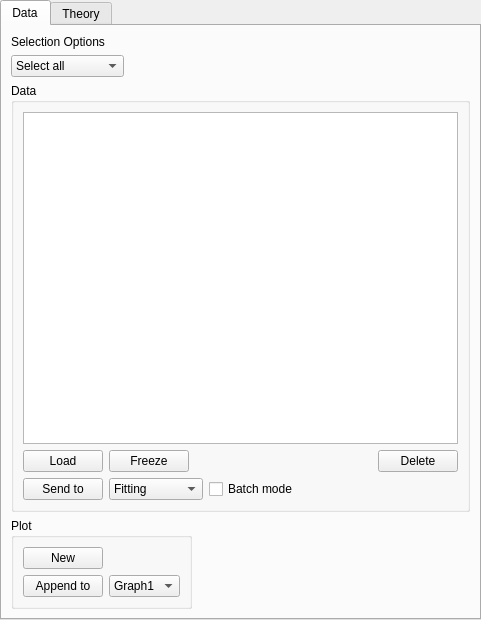
<?xml version="1.0" encoding="UTF-8"?>
<ui version="4.0">
 <class>DataLoadWidget</class>
 <widget class="QTabWidget" name="DataLoadWidget">
  <property name="geometry">
   <rect>
    <x>0</x>
    <y>0</y>
    <width>481</width>
    <height>620</height>
   </rect>
  </property>
  <property name="windowTitle">
   <string>TabWidget</string>
  </property>
  <property name="windowIcon">
   <iconset resource="main_resources.qrc">
    <normaloff>:/res/ball.ico</normaloff>:/res/ball.ico</iconset>
  </property>
  <property name="currentIndex">
   <number>0</number>
  </property>
  <widget class="QWidget" name="dataTab">
   <attribute name="title">
    <string>Data</string>
   </attribute>
   <layout class="QGridLayout" name="gridLayout_6">
    <item row="0" column="0">
     <widget class="QLabel" name="label">
      <property name="text">
       <string>Selection Options</string>
      </property>
     </widget>
    </item>
    <item row="1" column="0">
     <widget class="QComboBox" name="cbSelect">
      <item>
       <property name="text">
        <string>Select all</string>
       </property>
      </item>
      <item>
       <property name="text">
        <string>Unselect all</string>
       </property>
      </item>
      <item>
       <property name="text">
        <string>Select all 1D</string>
       </property>
      </item>
      <item>
       <property name="text">
        <string>Unselect all 1D</string>
       </property>
      </item>
      <item>
       <property name="text">
        <string>Select all 2D</string>
       </property>
      </item>
      <item>
       <property name="text">
        <string>Unselect all 2D</string>
       </property>
      </item>
     </widget>
    </item>
    <item row="1" column="1" colspan="2">
     <spacer name="horizontalSpacer_2">
      <property name="orientation">
       <enum>Qt::Horizontal</enum>
      </property>
      <property name="sizeHint" stdset="0">
       <size>
        <width>352</width>
        <height>20</height>
       </size>
      </property>
     </spacer>
    </item>
    <item row="2" column="0" colspan="3">
     <widget class="QGroupBox" name="groupBox">
      <property name="title">
       <string>Data</string>
      </property>
      <layout class="QGridLayout" name="gridLayout_2">
       <item row="0" column="0">
        <layout class="QGridLayout" name="gridLayout">
         <item row="0" column="0" colspan="4">
          <widget class="QTreeView" name="treeView">
           <attribute name="headerVisible">
            <bool>false</bool>
           </attribute>
          </widget>
         </item>
         <item row="1" column="0">
          <widget class="QPushButton" name="cmdLoad">
           <property name="text">
            <string>Load</string>
           </property>
          </widget>
         </item>
         <item row="1" column="1">
          <widget class="QPushButton" name="cmdFreeze">
           <property name="text">
            <string>Freeze</string>
           </property>
          </widget>
         </item>
         <item row="1" column="2">
          <spacer name="horizontalSpacer_4">
           <property name="orientation">
            <enum>Qt::Horizontal</enum>
           </property>
           <property name="sizeHint" stdset="0">
            <size>
             <width>40</width>
             <height>20</height>
            </size>
           </property>
          </spacer>
         </item>
         <item row="1" column="3">
          <widget class="QPushButton" name="cmdDeleteData">
           <property name="text">
            <string>Delete</string>
           </property>
          </widget>
         </item>
        </layout>
       </item>
       <item row="1" column="0">
        <layout class="QHBoxLayout" name="horizontalLayout">
         <item>
          <widget class="QPushButton" name="cmdSendTo">
           <property name="text">
            <string>Send to</string>
           </property>
          </widget>
         </item>
         <item>
          <widget class="QComboBox" name="cbFitting">
           <property name="sizePolicy">
            <sizepolicy hsizetype="Minimum" vsizetype="Fixed">
             <horstretch>0</horstretch>
             <verstretch>0</verstretch>
            </sizepolicy>
           </property>
           <property name="sizeAdjustPolicy">
            <enum>QComboBox::AdjustToContents</enum>
           </property>
           <item>
            <property name="text">
             <string>Fitting</string>
            </property>
           </item>
           <item>
            <property name="text">
             <string>Pr inversion</string>
            </property>
           </item>
           <item>
            <property name="text">
             <string>Invariant</string>
            </property>
           </item>
          </widget>
         </item>
         <item>
          <widget class="QCheckBox" name="chkBatch">
           <property name="text">
            <string>Batch mode</string>
           </property>
          </widget>
         </item>
         <item>
          <spacer name="horizontalSpacer">
           <property name="orientation">
            <enum>Qt::Horizontal</enum>
           </property>
           <property name="sizeHint" stdset="0">
            <size>
             <width>197</width>
             <height>20</height>
            </size>
           </property>
          </spacer>
         </item>
        </layout>
       </item>
      </layout>
     </widget>
    </item>
    <item row="3" column="0" colspan="2">
     <widget class="QGroupBox" name="groupBox_3">
      <property name="title">
       <string>Plot</string>
      </property>
      <layout class="QGridLayout" name="gridLayout_3">
       <item row="0" column="0">
        <widget class="QPushButton" name="cmdNew">
         <property name="text">
          <string>New</string>
         </property>
        </widget>
       </item>
       <item row="1" column="0">
        <widget class="QPushButton" name="cmdAppend">
         <property name="text">
          <string>Append to</string>
         </property>
        </widget>
       </item>
       <item row="1" column="1">
        <widget class="QComboBox" name="cbgraph">
         <property name="sizePolicy">
          <sizepolicy hsizetype="MinimumExpanding" vsizetype="Fixed">
           <horstretch>0</horstretch>
           <verstretch>0</verstretch>
          </sizepolicy>
         </property>
         <property name="sizeAdjustPolicy">
          <enum>QComboBox::AdjustToContents</enum>
         </property>
         <item>
          <property name="text">
           <string>Graph1</string>
          </property>
         </item>
        </widget>
       </item>
      </layout>
     </widget>
    </item>
    <item row="3" column="2">
     <spacer name="horizontalSpacer_3">
      <property name="orientation">
       <enum>Qt::Horizontal</enum>
      </property>
      <property name="sizeHint" stdset="0">
       <size>
        <width>287</width>
        <height>20</height>
       </size>
      </property>
     </spacer>
    </item>
   </layout>
  </widget>
  <widget class="QWidget" name="theoryTab">
   <attribute name="title">
    <string>Theory</string>
   </attribute>
   <layout class="QGridLayout" name="gridLayout_7">
    <item row="0" column="0" colspan="2">
     <widget class="QGroupBox" name="groupBox_2">
      <property name="title">
       <string>Theory</string>
      </property>
      <layout class="QGridLayout" name="gridLayout_4">
       <item row="1" column="0">
        <widget class="QPushButton" name="cmdDeleteTheory">
         <property name="text">
          <string>Delete</string>
         </property>
        </widget>
       </item>
       <item row="1" column="1">
        <spacer name="horizontalSpacer_5">
         <property name="orientation">
          <enum>Qt::Horizontal</enum>
         </property>
         <property name="sizeHint" stdset="0">
          <size>
           <width>353</width>
           <height>20</height>
          </size>
         </property>
        </spacer>
       </item>
       <item row="0" column="0" colspan="2">
        <widget class="QTreeView" name="freezeView"/>
       </item>
      </layout>
     </widget>
    </item>
    <item row="1" column="0">
     <widget class="QGroupBox" name="groupBox_4">
      <property name="title">
       <string>Plot</string>
      </property>
      <layout class="QGridLayout" name="gridLayout_5">
       <item row="0" column="0">
        <widget class="QPushButton" name="cmdNew_2">
         <property name="text">
          <string>New</string>
         </property>
        </widget>
       </item>
       <item row="1" column="0">
        <widget class="QPushButton" name="cmdAppend_2">
         <property name="text">
          <string>Append to</string>
         </property>
        </widget>
       </item>
       <item row="1" column="1">
        <widget class="QComboBox" name="cbgraph_2">
         <property name="sizePolicy">
          <sizepolicy hsizetype="MinimumExpanding" vsizetype="Fixed">
           <horstretch>0</horstretch>
           <verstretch>0</verstretch>
          </sizepolicy>
         </property>
         <property name="sizeAdjustPolicy">
          <enum>QComboBox::AdjustToContents</enum>
         </property>
         <item>
          <property name="text">
           <string>Graph1</string>
          </property>
         </item>
        </widget>
       </item>
      </layout>
     </widget>
    </item>
    <item row="1" column="1">
     <spacer name="horizontalSpacer_6">
      <property name="orientation">
       <enum>Qt::Horizontal</enum>
      </property>
      <property name="sizeHint" stdset="0">
       <size>
        <width>287</width>
        <height>20</height>
       </size>
      </property>
     </spacer>
    </item>
   </layout>
  </widget>
 </widget>
 <resources>
  <include location="main_resources.qrc"/>
 </resources>
 <connections/>
</ui>
